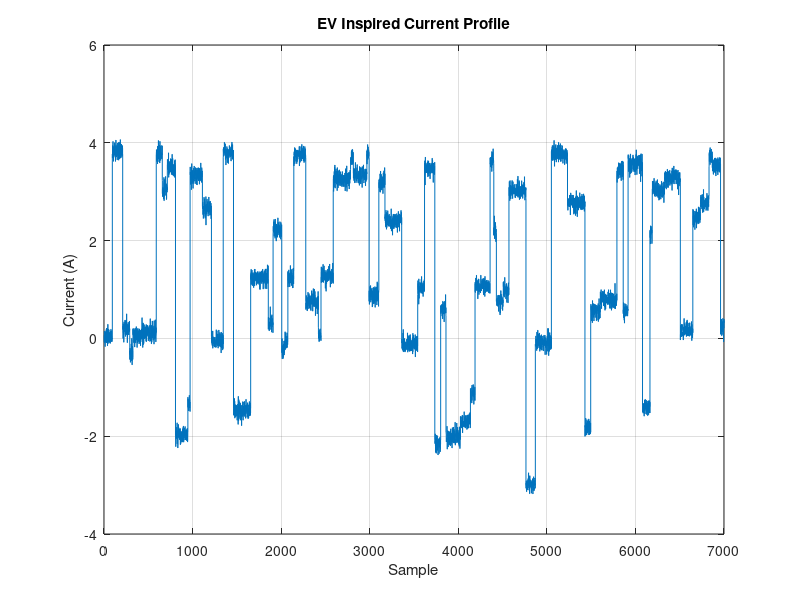
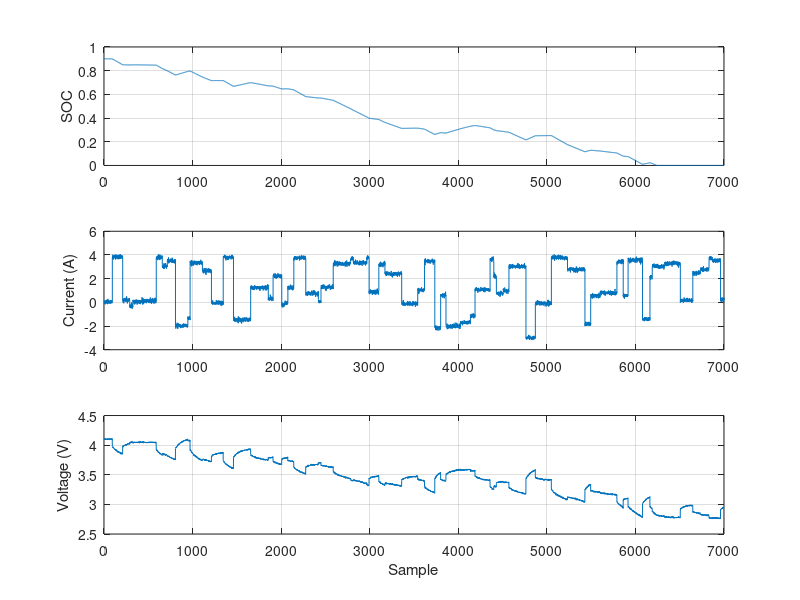

Write MATLAB code to recreate these figures, in order. (Note: this script raises an error after producing the figures.)
clc;
clear;
close all;

rng(123);

%% Battery Parameters
Ts = 1;

R1 = 0.015;
C1 = 3000;

R2 = 0.008;
C2 = 10000;

Q = 2.5*3600;      % 2.5 Ah

%% EV Driving Cycle Inspired Current Profile

N = 7000;

u = zeros(N,1);

k = 1;

while k < N

    mode = randi(5);

    duration = randi([20 200]);

    idx = k:min(k+duration-1,N);

    switch mode

        case 1      % Idle
            current = 0 + 0.2*randn;

        case 2      % Acceleration
            current = 2 + 2*rand;

        case 3      % Cruise
            current = 0.5 + rand;

        case 4      % Regenerative Braking
            current = -1 - 2*rand;

        case 5      % Hard Acceleration
            current = 3 + rand;

    end

    u(idx) = current;

    k = idx(end)+1;

end

u = u + 0.1*randn(size(u));

u(u > 5) = 5;
u(u < -4) = -4;

figure;
stairs(u);
grid on;
xlabel('Sample');
ylabel('Current (A)');
title('EV Inspired Current Profile');

%% SOC Model
SOC = zeros(N,1);

SOC(1) = 0.9;

for k = 2:N

    SOC(k) = SOC(k-1) - (u(k-1)*Ts)/Q;

    SOC(k) = min(max(SOC(k),0),1);

end

%% OCV-SOC Relationship

SOC_table = [0 0.1 0.2 0.3 0.4 0.5 0.6 0.7 0.8 0.9 1];

OCV_table = [3.0 3.2 3.35 3.45 3.55 ...
             3.65 3.75 3.85 4.0 4.1 4.2];

Voc = interp1(SOC_table,...
              OCV_table,...
              SOC,...
              'pchip');

%% Temperature Model

Temp = zeros(N,1);

Temp(1) = 25;

for k = 2:N

    Temp(k) = Temp(k-1) ...
            + 0.0003*u(k)^2 ...
            - 0.00005*(Temp(k-1)-25);

end

%% SOC & Temperature Dependent Resistance

R0_var = (0.03 + 0.02*(1-SOC)) ...
       .* (1 + 0.01*(25-Temp));

%% 2RC ECM Simulation

Vrc1 = zeros(N,1);
Vrc2 = zeros(N,1);

for k = 2:N

    dVrc1 = -(1/(R1*C1))*Vrc1(k-1) ...
            + (1/C1)*u(k-1);

    dVrc2 = -(1/(R2*C2))*Vrc2(k-1) ...
            + (1/C2)*u(k-1);

    Vrc1(k) = Vrc1(k-1) + Ts*dVrc1;
    Vrc2(k) = Vrc2(k-1) + Ts*dVrc2;

end

%% Terminal Voltage

Vt = Voc ...
    - R0_var.*u ...
    - Vrc1 ...
    - Vrc2;
%% Measurement Noise

noise = 0.005*randn(N,1);

sensor_bias = 0.003;

Vt_noisy = Vt + noise + sensor_bias;

%% Visualization

figure;

subplot(3,1,1)
plot(SOC)
grid on
ylabel('SOC')

subplot(3,1,2)
stairs(u)
grid on
ylabel('Current (A)')

subplot(3,1,3)
plot(Vt_noisy)
grid on
ylabel('Voltage (V)')
xlabel('Sample')

%% IDENTIFICATION DATA

data = iddata(Vt_noisy,[u SOC Temp],Ts);

%% TRAIN VALIDATION SPLIT

data_est = data(1:2:end);
data_val = data(2:2:end);

%% NLARX
bestFit = -inf;

for n = 4:2:16

    try

        sys = nlarx(data_est,...
                    [n n n n 1 1 1],...
                    idTreePartition);

        [~,fit] = compare(data_val,sys);

        fprintf('Order %d -> %.2f %%\n',n,fit);

        if fit > bestFit

            bestFit = fit;
            bestSys = sys;
            bestOrder = n;

        end

    catch
    end

end

fprintf('\nBest Order = %d\n',bestOrder);
fprintf('Best Fit = %.2f %%\n',bestFit);

orders_nlarx = [8 8 8 8 1 1 1];

NL = idTreePartition;
sys_nlarx = nlarx(data_est,orders_nlarx,NL);

%% TRAINING FIT
[~,fit_train] = compare(data_est,sys_nlarx);

%% VALIDATION FIT

[~,fit_val] = compare(data_val,sys_nlarx);

%% RESULT

fprintf('\n');
fprintf('============================\n');
fprintf('NLARX RESULTS\n');
fprintf('============================\n');

fprintf('Training Fit   = %.2f %%\n',fit_train);
fprintf('Validation Fit = %.2f %%\n',fit_val);

%% VALIDATION PLOT

figure
compare(data_val,sys_nlarx)
grid on
title('NLARX Validation')

figure

%% actual predicted plot
compare(data_val,sys_nlarx)

title('Measured vs Predicted Voltage using NLARX')

grid on

exportgraphics(gcf,...
'NLARX_Prediction.png',...
'Resolution',300);

%% Prediction Data

[y_nlarx,fit_nlarx_val] = compare(data_val,sys_nlarx);

%% Save
save('battery_nlarx_results.mat',...
    'sys_nlarx',...
    'y_nlarx',...
    'fit_nlarx_val',...
    'data_val');
